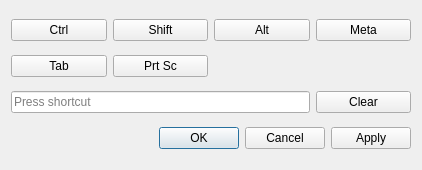
<?xml version="1.0" encoding="UTF-8"?>
<ui version="4.0">
 <class>Dialog</class>
 <widget class="QDialog" name="Dialog">
  <property name="geometry">
   <rect>
    <x>0</x>
    <y>0</y>
    <width>422</width>
    <height>170</height>
   </rect>
  </property>
  <property name="maximumSize">
   <size>
    <width>422</width>
    <height>170</height>
   </size>
  </property>
  <property name="windowTitle">
   <string>Custom Key</string>
  </property>
  <layout class="QGridLayout" name="gridLayout">
   <item row="2" column="1">
    <widget class="QPushButton" name="pushButton_prtsc">
     <property name="text">
      <string>Prt Sc</string>
     </property>
     <property name="checkable">
      <bool>true</bool>
     </property>
    </widget>
   </item>
   <item row="0" column="1">
    <widget class="QPushButton" name="pushButton_shift">
     <property name="text">
      <string>Shift</string>
     </property>
     <property name="checkable">
      <bool>true</bool>
     </property>
    </widget>
   </item>
   <item row="2" column="0">
    <widget class="QPushButton" name="pushButton_tab">
     <property name="text">
      <string>Tab</string>
     </property>
     <property name="checkable">
      <bool>true</bool>
     </property>
    </widget>
   </item>
   <item row="0" column="2">
    <widget class="QPushButton" name="pushButton_alt">
     <property name="text">
      <string>Alt</string>
     </property>
     <property name="checkable">
      <bool>true</bool>
     </property>
    </widget>
   </item>
   <item row="0" column="0">
    <widget class="QPushButton" name="pushButton_ctrl">
     <property name="text">
      <string>Ctrl</string>
     </property>
     <property name="checkable">
      <bool>true</bool>
     </property>
     <property name="checked">
      <bool>false</bool>
     </property>
    </widget>
   </item>
   <item row="0" column="3">
    <widget class="QPushButton" name="pushButton_meta">
     <property name="text">
      <string>Meta</string>
     </property>
     <property name="checkable">
      <bool>true</bool>
     </property>
    </widget>
   </item>
   <item row="3" column="0" colspan="3">
    <widget class="QKeySequenceEdit" name="keySequenceEdit"/>
   </item>
   <item row="3" column="3">
    <widget class="QPushButton" name="pushButton_clear">
     <property name="toolTip">
      <string>Clear Selection</string>
     </property>
     <property name="text">
      <string>Clear</string>
     </property>
    </widget>
   </item>
   <item row="4" column="0" colspan="4">
    <widget class="QDialogButtonBox" name="buttonBox">
     <property name="orientation">
      <enum>Qt::Horizontal</enum>
     </property>
     <property name="standardButtons">
      <set>QDialogButtonBox::Apply|QDialogButtonBox::Cancel|QDialogButtonBox::Ok</set>
     </property>
     <property name="centerButtons">
      <bool>false</bool>
     </property>
    </widget>
   </item>
  </layout>
 </widget>
 <tabstops>
  <tabstop>pushButton_ctrl</tabstop>
  <tabstop>pushButton_shift</tabstop>
  <tabstop>pushButton_alt</tabstop>
  <tabstop>pushButton_meta</tabstop>
  <tabstop>pushButton_tab</tabstop>
  <tabstop>pushButton_prtsc</tabstop>
  <tabstop>keySequenceEdit</tabstop>
  <tabstop>pushButton_clear</tabstop>
 </tabstops>
 <resources/>
 <connections>
  <connection>
   <sender>buttonBox</sender>
   <signal>accepted()</signal>
   <receiver>Dialog</receiver>
   <slot>accept()</slot>
   <hints>
    <hint type="sourcelabel">
     <x>248</x>
     <y>254</y>
    </hint>
    <hint type="destinationlabel">
     <x>157</x>
     <y>274</y>
    </hint>
   </hints>
  </connection>
  <connection>
   <sender>buttonBox</sender>
   <signal>rejected()</signal>
   <receiver>Dialog</receiver>
   <slot>reject()</slot>
   <hints>
    <hint type="sourcelabel">
     <x>316</x>
     <y>260</y>
    </hint>
    <hint type="destinationlabel">
     <x>286</x>
     <y>274</y>
    </hint>
   </hints>
  </connection>
 </connections>
</ui>
